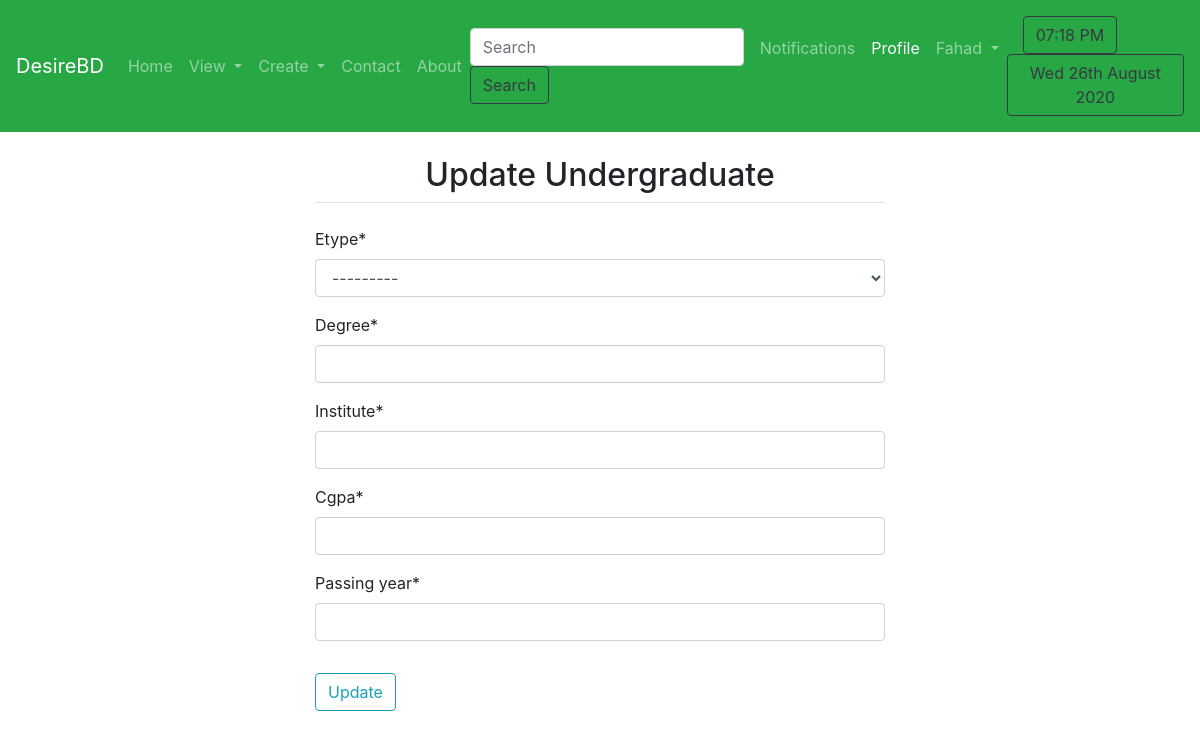
The app's page /profile/afterhsc/ (signed in), older data.
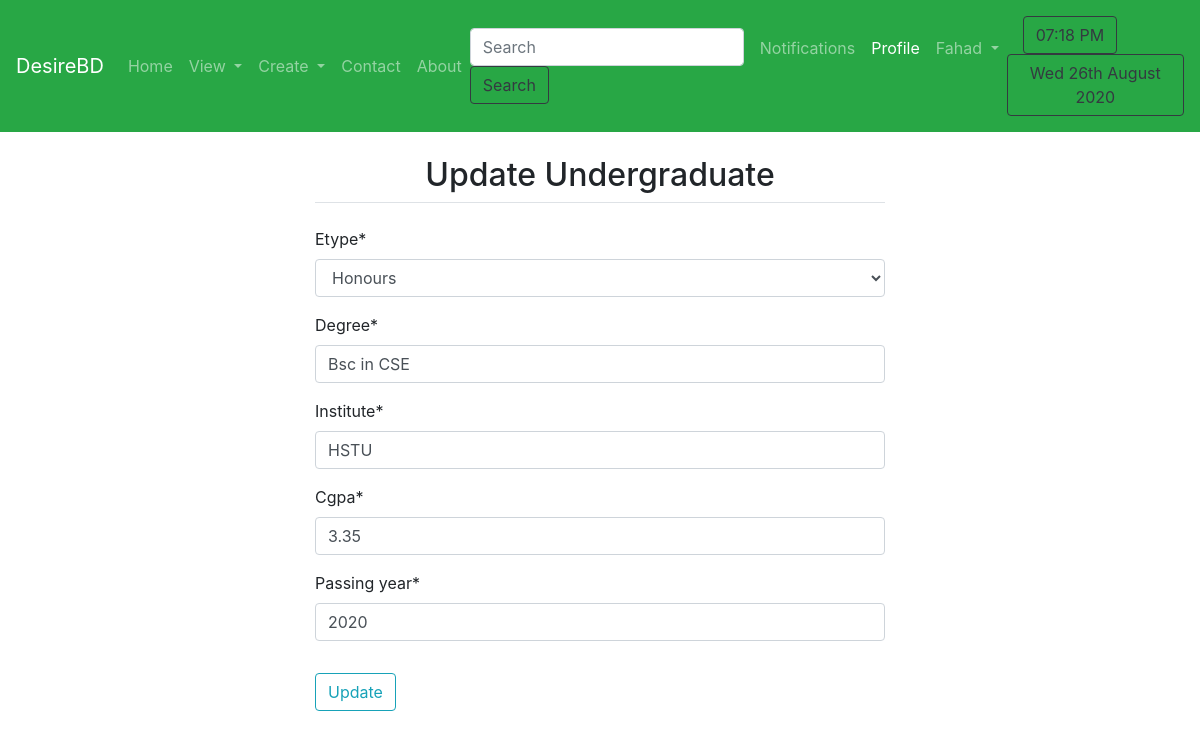
The same page, newer data.
### person/models.py (models this page shows, shortened)
class AfterHsc(models.Model):
    DEGREE = (
        ('Honours', 'Honours'),
        ('Degree', 'Degree'),
        ('Diploma', 'Diploma'),
    )
    user = models.OneToOneField(User, on_delete=models.CASCADE, related_name='afterhsc')
    Etype = models.CharField(max_length=100, choices=DEGREE)
    degree=models.CharField(max_length=200)
    institute = models.CharField(max_length=200)
    cgpa = models.CharField(max_length=20)
    passing_year = models.IntegerField()

### person/views.py (the view)
# urls.py: path('afterhsc/', views.afterhsc, name='afterhsc'),
def afterhsc(request):
    try:
        instance = AfterHsc.objects.get(user=request.user)
    except AfterHsc.DoesNotExist:
        instance = None
    if request.method == 'POST':
        form = AfterHscForm(request.POST, instance=instance)
        if form.is_valid():
            if AfterHsc.objects.filter(user=request.user):
                obj = AfterHsc.objects.get(user=request.user)
                obj.user = request.user
                obj.degree = form.cleaned_data['degree']
                obj.institute = form.cleaned_data['institute']
                obj.cgpa = form.cleaned_data['cgpa']
                obj.Etype = form.cleaned_data['Etype']
                obj.passing_year = form.cleaned_data['passing_year']
                obj.save()
            else:
                user = request.user
                degree = form.cleaned_data['degree']
                institute = form.cleaned_data['institute']
                cgpa = form.cleaned_data['cgpa']
                Etype = form.cleaned_data['Etype']
                passing_year = form.cleaned_data['passing_year']
                useprofile = AfterHsc(user=user, degree=degree, institute=institute,cgpa=cgpa, Etype=Etype, passing_year=passing_year)
                useprofile.save()
            messages.success(request, 'Successfully updated.')
            return redirect('userprofile')
    else:
        form = AfterHscForm(instance=instance)
    context = {
        'form': form,
    }
    return render(request, 'person/updateafterhsc.html', context)

### person/forms.py
class AfterHscForm(ModelForm):
    class Meta:
        model = AfterHsc
        exclude = ['user']

### templates/person/updateafterhsc.html (shortened to what this page needs)
{% extends 'basic.html' %}
{% block userprofile %} active{% endblock userprofile %}
{% block body %}
{% load crispy_forms_tags %}
{% if user.is_authenticated %}
<div class="col-md-6 offset-md-3">
        <form action="/profile/afterhsc/" method="post" enctype="multipart/form-data">
            <fieldset class="form-group mx-auto">
                <legend class="border-bottom text-center mb-4"><h2>Update Undergraduate</h2></legend>
                {{ form|crispy }}
            </fieldset>
            <button class="btn btn-outline-info " type="submit" value="submit">Update </button>
        </form>
</div>
{% endif %}
{% endblock %}

### templates/basic.html (shortened to what this page needs)
<!doctype html>
<html lang="en">
<head>
  <link rel="stylesheet" href="https://stackpath.bootstrapcdn.com/bootstrap/4.2.1/css/bootstrap.min.css"
>
{% load notifications_tags %}
{% load static %}
</head>
<body>
  <nav class="navbar navbar-expand-lg navbar-dark bg-success">
    <a class="navbar-brand" href="/profile/">DesireBD</a>
    <div class="collapse navbar-collapse" id="navbarSupportedContent">
      <ul class="navbar-nav mr-auto">
      <li class="nav-item {% block blogactive %}
      {% endblock blogactive %} ">
          <a class="nav-link" href="/profile/">Home</a>
        </li>
         <li class="nav-item dropdown">
        <a class="nav-link dropdown-toggle" href="#" id="navbarDropdown" role="button" data-toggle="dropdown" aria-haspopup="true" aria-expanded="false">
          View
        </a>
      </li>
      <li class="nav-item dropdown">
        <a class="nav-link dropdown-toggle" href="#" id="navbarDropdown" role="button" data-toggle="dropdown" aria-haspopup="true" aria-expanded="false">
          Create
        </a>
      </li>
        <li class="nav-item  {% block contactactive %}
      {% endblock contactactive %}">
          <a class="nav-link" href="/profile/contact/">Contact</a>
        </li>
        <li class="nav-item  {% block aboutactive %}
      {% endblock aboutactive %}">
          <a class="nav-link" href="/profile/about_us/">About</a>
        </li>
      </ul>
      <ul class="navbar-nav ml-auto">
        <form method="post" action="/posts/search/" class="form-inline my-2 my-lg-0">
          <input class="form-control mr-sm-2 " type="search" placeholder="Search" aria-label="Search" name="search"
            id="search">
          <button class="btn btn-outline-dark my-2 my-sm-0" type="submit">Search</button>
        </form>
        {% if user.is_authenticated %}
        <li class="nav-item {% block notifications %}
      {% endblock notifications %} ">
          <a class="nav-link" href="/profile/notification/">
            Notifications
          </a>
        </li>
        <li class="nav-item {% block userprofile %}
      {% endblock userprofile %} ">
          <a class="nav-link" href="/profile/userprofile/">Profile</a>
        </li>
        <li class="nav-item dropdown">
          <a class="nav-link dropdown-toggle" href="#" id="navbarDropdown" role="button" data-toggle="dropdown"
            aria-haspopup="true" aria-expanded="false">
            {{request.user}}
          </a>
        </li>
      </ul>
      {% endif %}
    </div>
  <div class="nav-item my-2">
        <div class="btn btn-outline-dark my-2 my-sm-0 mx-3"> {% now "h:i A" as current_time %}
          {{ current_time|center:"150"  }}
        </div>
        <div class="btn btn-outline-dark my-2 my-sm-0 ml-auto"> {% now "D jS F Y" %}
        </div>
  </div>
  </nav>
  <br>
  {% block body %} {% endblock %}
</body>
</html>

Row changes from the older to the newer data that the page shows:
added AfterHsc: Etype "Honours", degree "Bsc in CSE", institute "HSTU", cgpa "3.35", passing_year "2020"
Text that changed along with them:
form field Etype: "---------" → (not shown)
